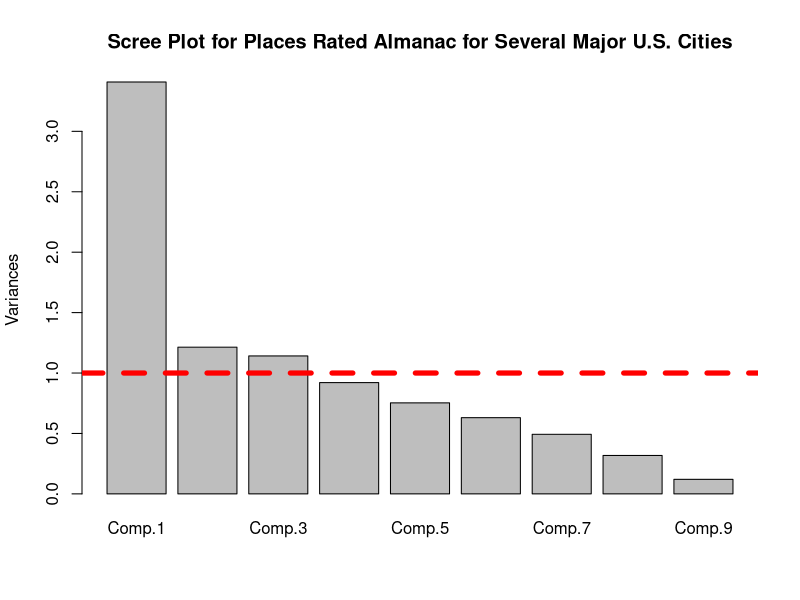
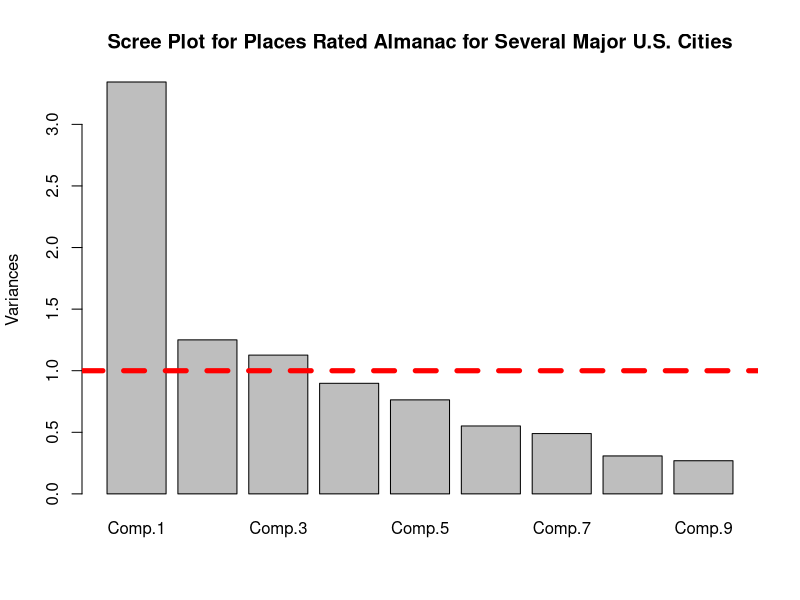
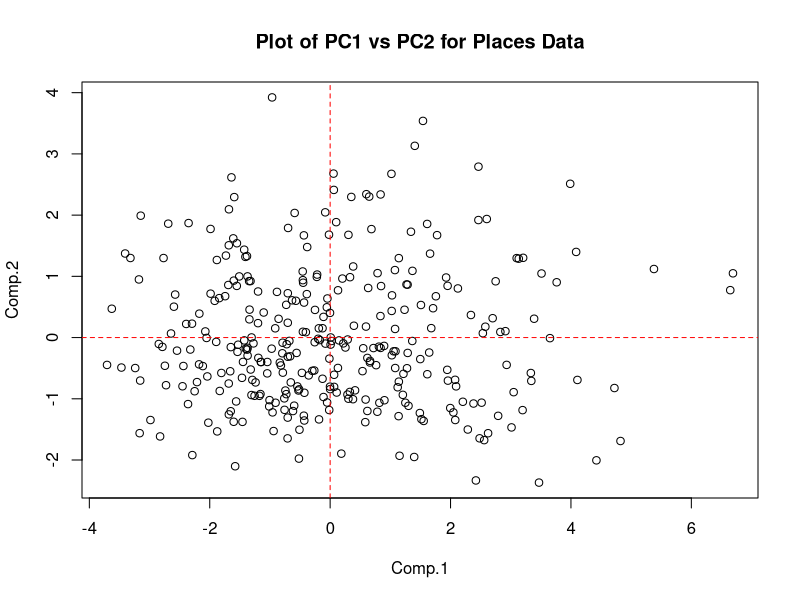
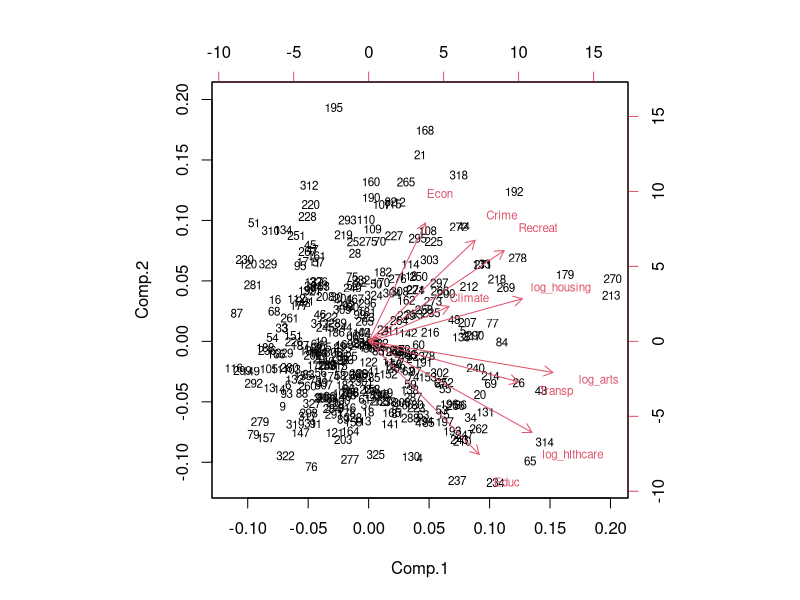
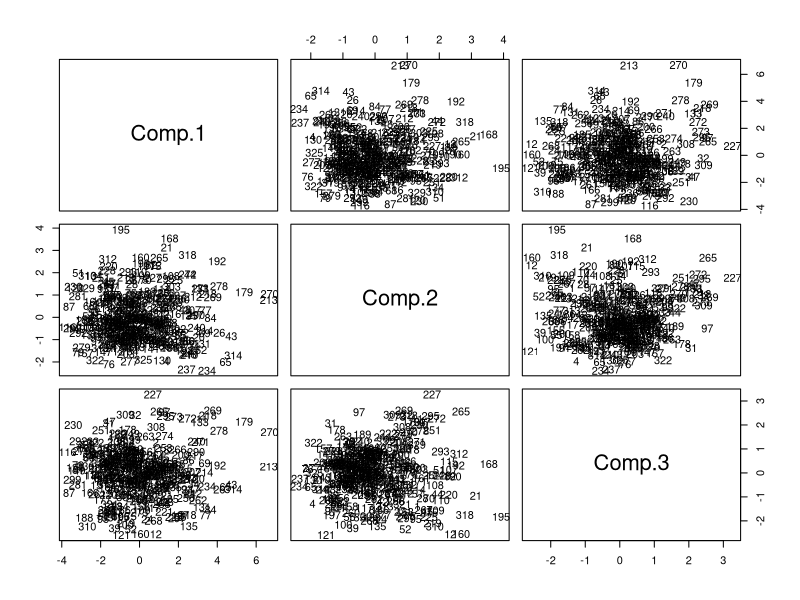

Generate these figures, in order, with R:
#Author: Marshal Will
#******************************************************************
#These data are taken from the Places Rated Almanac, 
#by Richard Boyer and David Savageau, 
#copyrighted and published by Rand McNally.
#******************************************************************
#Program: This program uses Principle Components to help determine which 
#factors can predict city rating factors are better 
#******************************************************************
library(corrplot)
library(dplyr)

library(vegan)
library(ade4)
library(MASS)
places <- read.csv("Places.csv")

#Using princomp() fow n>p
str(places)
# n=329; p=13
head(places)
# Will need to scale looking at the different measurments for variables.
# For Housing and Crime, the lower the score the better.
# For all else, the higher the score the better.

# Not using latitude or longitude, population or state. 
places_subset = places[,2:10]
str(places_subset)
#n=329; p=9
# Use PCA to identify the major components of variation in the ratings amongst cities.

# Doing PCA without scaling:
places_subset.pca = princomp(places_subset)
places_subset.pca
summary(places_subset.pca)
places_subset.pca$loadings

# shows why scaling is important
places_subset.pca = princomp(places_subset, cor = TRUE) #without logged variables
summary(places_subset.pca)

# shows the number of principle components retained
# eigen value > 1 --> retain PCs or when propor. ~90%
summary(places_subset.pca)
#Retain 3 PCs

#Creates a scree plot
plot(places_subset.pca, type = "bar", main = "Scree Plot for Places Rated Almanac for Several Major U.S. Cities")
abline(h=1, lty=2,col="red",lwd=5)

# show PCA loadings
places_subset.pca$loadings

# PC1 is giving weight to all dimensions, measuring the overall 9 rating criteria for cities
places_subset
# log1p function computes the natural logarithm of a given number or set of numbers.
log_places_subset <- places_subset%>%
  mutate(log_housing = log1p(Housing))%>%
  mutate(log_hlthcare = log1p(HlthCare)) %>%
  mutate(log_arts = log1p(Arts)) 
str(log_places_subset)
str(log_places_subset[, -c(2, 3, 7)]) #without Housing, HlthCare, and Arts

log_places_subset.pca1 = princomp(log_places_subset[, -c(2, 3, 7)], cor = TRUE) #it doesn't have City variable
summary(log_places_subset.pca1)
#Create a scree plot
plot(log_places_subset.pca1, type = "bar", main = "Scree Plot for Places Rated Almanac for Several Major U.S. Cities")
abline(h=1, lty=2,col="red",lwd=5)

#loadings to interpret
log_places_subset.pca1$loadings[,1:3]

plot(log_places_subset.pca1$scores, main = "Plot of PC1 vs PC2 for Places Data")

abline(h=0, v=0, lty=2,col="red",lwd=1)

biplot(log_places_subset.pca1, cex=0.7)

pairs(log_places_subset.pca1$scores[,1:3], panel = function(x,y) {text(x,y,1:329)})

cor(log_places_subset)
#Outliers
outlying = c(195, 168, 270, 179, 213, 43, 314, 65, 234, 237, 277, 76, 322, 79, 157,
             279, 116, 292, 299, 87, 230, 312)
log_places_subset[outlying,]
log_places_subset[-outlying,]
#Check data with outlying
summary(log_places_subset)
#Check data of outlying
summary(log_places_subset[outlying,])
#Check data without outliying
summary(log_places_subset[-outlying,])

log_places_subset.pca.no.outliers = princomp(log_places_subset[-outlying,2:10], cor = TRUE)
summary(log_places_subset.pca.no.outliers)
log_places_subset.pca.no.outliers$loadings
